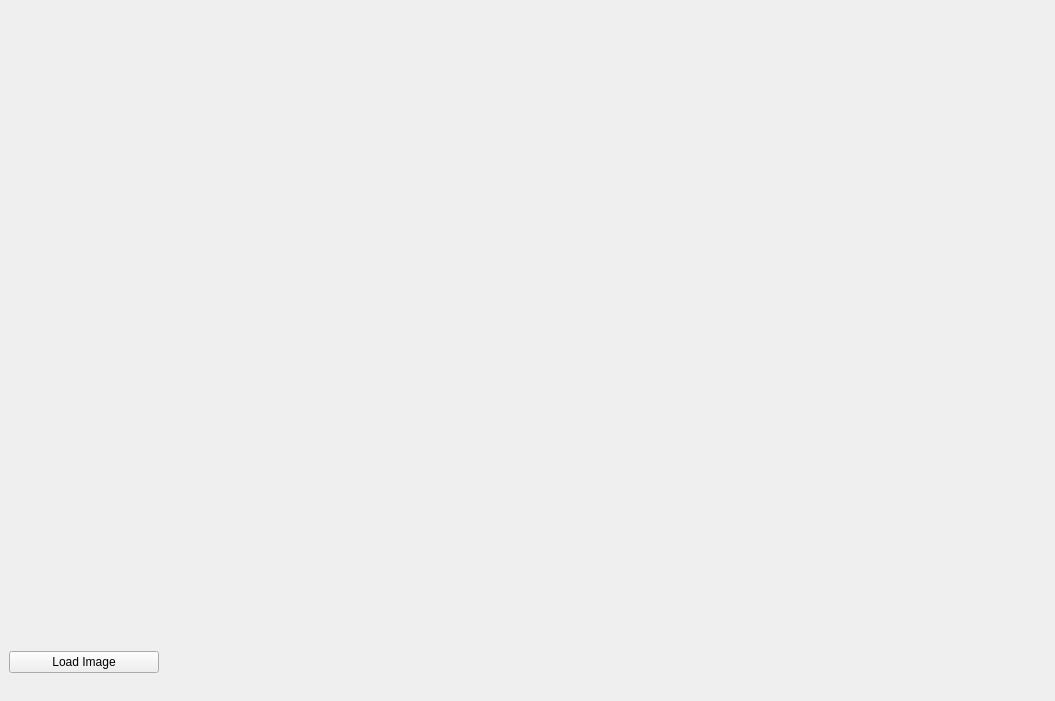
<?xml version="1.0" encoding="UTF-8"?>
<ui version="4.0">
 <class>MainWindow</class>
 <widget class="QMainWindow" name="MainWindow">
  <property name="geometry">
   <rect>
    <x>0</x>
    <y>0</y>
    <width>1055</width>
    <height>701</height>
   </rect>
  </property>
  <property name="windowTitle">
   <string>Object Detection v0.1 by OK</string>
  </property>
  <widget class="QWidget" name="centralwidget">
   <layout class="QVBoxLayout" name="verticalLayout">
    <item>
     <widget class="QLabel" name="lblImage">
      <property name="maximumSize">
       <size>
        <width>1200</width>
        <height>600</height>
       </size>
      </property>
      <property name="text">
       <string/>
      </property>
     </widget>
    </item>
    <item>
     <widget class="QPushButton" name="btnLoadImg">
      <property name="maximumSize">
       <size>
        <width>150</width>
        <height>16777215</height>
       </size>
      </property>
      <property name="text">
       <string>Load Image</string>
      </property>
     </widget>
    </item>
   </layout>
  </widget>
 </widget>
 <resources/>
 <connections/>
</ui>
